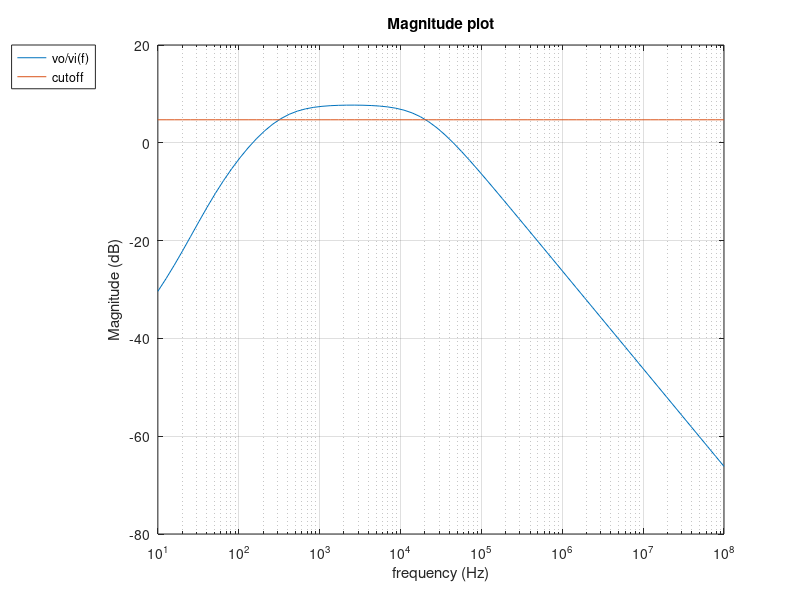
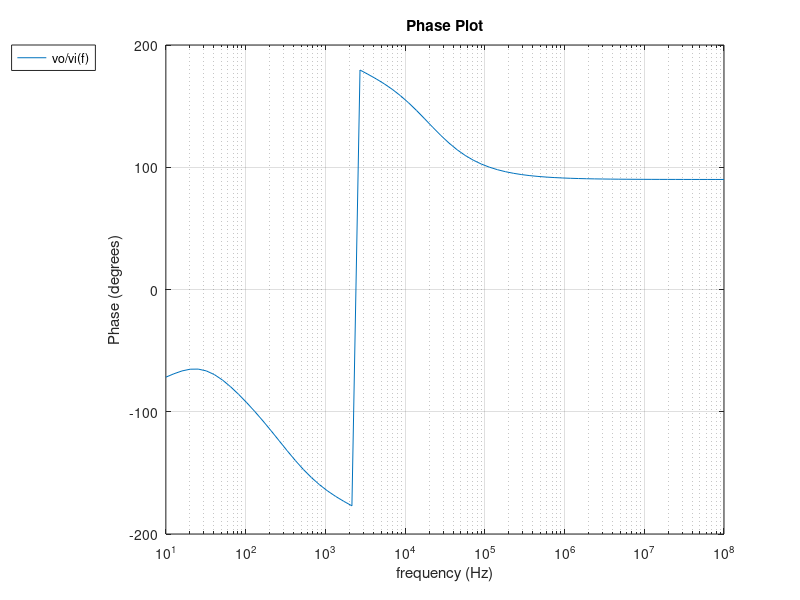
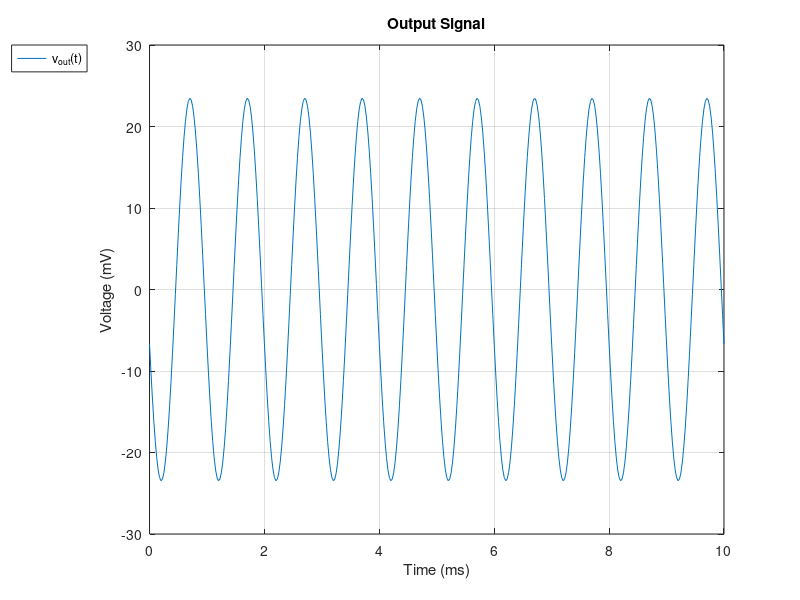

Write the MATLAB code that produced these figures, in order.
close all
clear all
format long

%-------------------------------------------------------------------------
%Gain stage
%-------------------------------------------------------------------------

%Constants and circuit specs
VT=0.0258649170201;
BFN=178.7;
VAFN=69.7;
RE1=50;
RC1=8.05e3;
RB1=149e3;
RB2=10e3;
VBEON=0.7;
VCC=12;
RS=100;

%OP analysis
RB=1/(1/RB1+1/RB2);
VEQ=RB2/(RB1+RB2)*VCC;
IB1=(VEQ-VBEON)/(RB+(1+BFN)*RE1);
IC1=BFN*IB1;
IE1=(1+BFN)*IB1;
VE1=RE1*IE1;
VO1=VCC-RC1*IC1;
VCE=VO1-VE1;

table_end = '\\ \hline';
filename = "gs_theory.tex";
fid = fopen(filename, "w");
fprintf(fid, "\\begin{tabular}{|c|c|}\n");
fprintf(fid, "\\hline\n");
fprintf(fid, "$V_{eq}$ & %f %s\n", VEQ, table_end);
fprintf(fid, "$R_B$  & %f %s\n", RB, table_end);
fprintf(fid, "$I_{B1}$  & %f %s\n", IB1, table_end);
fprintf(fid, "$I_{C1}$  & %f %s\n", IC1, table_end);
fprintf(fid, "$V_{O1}$  & %f %s\n", VO1, table_end);
fprintf(fid, "$I_{E1}$  & %f %s\n", IE1, table_end);
fprintf(fid, "$V_{E1}$  & %f %s\n", VE1, table_end);
fprintf(fid, "$V_{CE}$  & %f %s\n", VCE, table_end);
fprintf(fid, "\\end{tabular}\n");
fclose(fid);

%Incremental analysis
gm1=IC1/VT;
rpi1=BFN/gm1;
ro1=VAFN/IC1;

%Gain calculation (w/o bypass capacitor)
AV1 = RC1*(RE1-gm1*rpi1*ro1)/((ro1+RC1+RE1)*(RB+rpi1+RE1)+gm1*RE1*ro1*rpi1 - RE1^2);
AV1simple = gm1*RC1/(1+gm1*RE1);

%Gain calculation (w/ bypass capacitor in high frequency range)
RE1=0;
AV1 = RC1*(RE1-gm1*rpi1*ro1)/((ro1+RC1+RE1)*(RB+rpi1+RE1)+gm1*RE1*ro1*rpi1 - RE1^2);
AV1simple = gm1*RC1/(1+gm1*RE1);

%Input and Output impedance
RE1=100;

ZI1 = ((ro1+RC1+RE1)*(RB+rpi1+RE1)+gm1*RE1*ro1*rpi1 - RE1^2)/(ro1+RC1+RE1)

ZX = ro1*((RB+rpi1)*RE1/(RB+rpi1+RE1))/(1/(1/ro1+1/(rpi1+RB)+1/RE1+gm1*rpi1/(rpi1+RB)));

ZO1 = 1/(1/ZX+1/RC1)


%-------------------------------------------------------------------------
%Ouput stage
%-------------------------------------------------------------------------

%Constants and circuit specs
BFP = 227.3;
VAFP = 37.2;
RE2 = 360;
VEBON = 0.7;

%OP analysis
VI2 = VO1;
IE2 = (VCC-VEBON-VI2)/RE2;
IC2 = BFP/(BFP+1)*IE2;
VO2 = VCC - RE2*IE2;

filename = "os_theory.tex";
fid = fopen(filename, "w");
fprintf(fid, "\\begin{tabular}{|c|c|}\n");
fprintf(fid, "\\hline\n");
fprintf(fid, "$I_{E2}$  & %f %s\n", IB1, table_end);
fprintf(fid, "$I_{C2}$  & %f %s\n", IC1, table_end);
fprintf(fid, "$V_{O2}$  & %f %s\n", VO1, table_end);
fprintf(fid, "\\end{tabular}\n");
fclose(fid);

%Incremental analysis
gm2 = IC2/VT;
go2 = IC2/VAFP;
gpi2 = gm2/BFP;
ge2 = 1/RE2;

%Gain calculation
AV2 = gm2/(gm2+gpi2+go2+ge2);

%Input and Output impedance
ZI2 = (gm2+gpi2+go2+ge2)/gpi2/(gpi2+go2+ge2)

ZO2 = 1/(gm2+gpi2+go2+ge2)

%-------------------------------------------------------------------------
%Frequency response
%-------------------------------------------------------------------------

f = logspace(1, 8, 70);
%Input stage gain
function y = is_t(f, Rs)
C1 = 5e-6;
y = 1/(1+2*pi*f*i*C1*Rs);
endfunction

%Gain stage gain (w/ frequency dependency)
function y = gs_t(f, Rc, gm1, ro1, rpi1, Re1, Rb)
Cb = 1e-4;
ge1 = 1/Re1;
Zeq = 1/(ge1 + 2*pi*f*i*Cb);
y = -Rc*(-gm1*ro1*rpi1+Zeq)/(Zeq*(-gm1*ro1*rpi1+Zeq)+(Rc+ro1+Zeq)*(-rpi1-Zeq));
endfunction

%Output resistor + capacitor gain
function y = out_t(f)
Cout = 1e-6;
Rl = 8;
y = 2*pi*f*i*Cout*Rl/(1+2*pi*f*i*Cout*Rl);
endfunction

tf = [];
for j=1:1:size(f, 2)
tf = horzcat(tf, is_t(f(1, j), RS)*gs_t(f(1, j), RC1, gm1, ro1, rpi1, RE1, RB)*AV2*out_t(f(1, j)));
endfor
tf_mag = [];
tf_ph = [];

for j=1:1:size(tf, 2)
tf_mag = horzcat(tf_mag, 20*log10(abs(tf(1, j))));
tf_ph = horzcat(tf_ph, arg(tf(1, j))*180/pi);
endfor

t_max = tf_mag(1, 1);
for j=1:1:size(tf_mag, 2)
if tf_mag(1, j) > t_max
t_max = tf_mag(1, j);
endif
endfor

cutoff = t_max - 3;

t = [];
for j=1:1:size(tf_mag, 2)
t = horzcat(t, cutoff);
endfor

cf = [];
for j=1:1:size(tf_mag, 2)
if abs(tf_mag(1, j) - cutoff) < 0.6
cf = horzcat(cf, f(1, j));
endif
endfor

bandwidth = cf(1, 2) - cf(1, 1)
lower_cutoff = cf(1, 1)
gain = t_max
merit = bandwidth*abs(t_max)/(273.568*lower_cutoff)

hf = figure();
semilogx(f, tf_mag);
hold on;
semilogx(f, t);
grid on;
xlabel ("frequency (Hz)");
ylabel ("Magnitude (dB)");
title ("Magnitude plot");
legend("vo/vi(f)", "cutoff","location", "northwestoutside");
saveas(hf, "theory_mag.pdf");

hg = figure();
semilogx(f, tf_ph);
grid on;
xlabel ("frequency (Hz)");
ylabel ("Phase (degrees)");
title ("Phase Plot");
legend("vo/vi(f)", "location", "northwestoutside");
saveas(hg, "theory_ph.pdf");

filename = "theory_sec2.tex";
fid = fopen(filename, "w");
fprintf(fid, "\\begin{tabular}{|c|c|}\n");
fprintf(fid, "\\hline\n");
fprintf(fid, "Gain (gain stage) & %f %s\n", AV1, table_end);
fprintf(fid, "Input Impedance (gain stage)  & %f %s\n", ZI1, table_end);
fprintf(fid, "Output Impedance (gain stage)  & %f %s\n", ZO1, table_end);
fprintf(fid, "Gain (output stage) & %f %s\n", AV2, table_end);
fprintf(fid, "Input Impedance (output stage)  & %f %s\n", ZI2, table_end);
fprintf(fid, "Output Impedance (output stage)  & %f %s\n", ZO2, table_end);
fprintf(fid, "\\end{tabular}\n");
fclose(fid);

Gain_calc_input = is_t(1000, RS)
Gain_calc_gs = gs_t(1000, RC1, gm1, ro1, rpi1, RE1, RB)
Gain_calc_os = AV2
Gain_calc_out = out_t(1000)

Gain_total = Gain_calc_input*Gain_calc_gs*Gain_calc_os*Gain_calc_out;
vout = [];
t_ms = 0:2.5e-5:10e-3; 
for j=1:1:size(t_ms, 2)
vout = horzcat(vout, 10*abs(Gain_total)*sin(2000*pi*t_ms(1, j)+arg(Gain_total)));
endfor

hi = figure();
plot(t_ms*1000, vout);
grid on;
xlabel ("Time (ms)");
ylabel ("Voltage (mV)");
title ("Output Signal");
legend("v_{out}(t)", "location", "northwestoutside");
saveas(hi, "theory_out.pdf");
